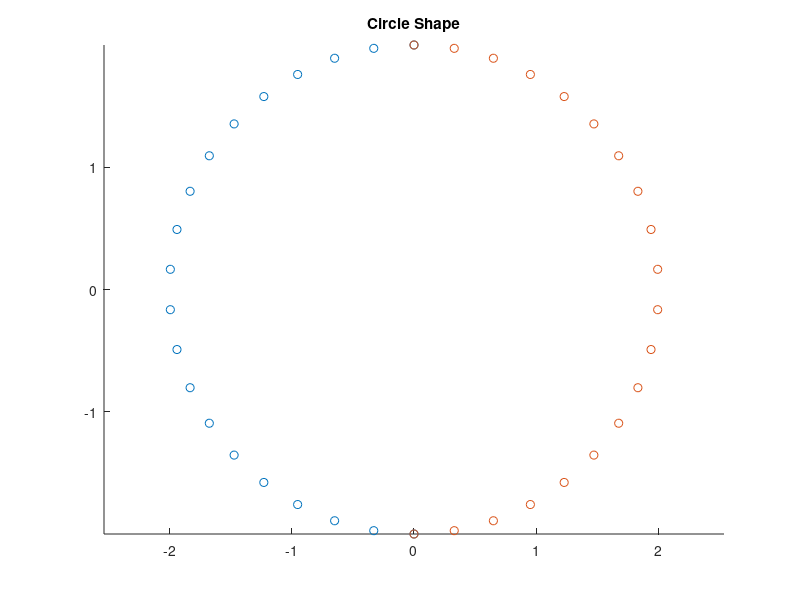

This figure's MATLAB source:
function CirclePointGenerator
clear
clc
clf
%filename
filename='circle'
%set value of geometric parameters
a=0.0;  %x-coordinate of circle centre
b=0.0;  %y-coordiante of circle centre
c=2.0;  %circle radius
%create the circle points (on  2 curves of 20 points each)
c1=linspace(-pi,0,20);
c2=linspace(pi,0,20);
x1=c*sin(c1);
y1=-c*cos(c1);
x2=c*sin(c2);
y2=c*cos(c2);
x1=x1+a;
x2=x2+a;
y1=y1+b;
y2=y2+b;
scatter(x1,y1)
axis equal
hold on
scatter(x2,y2)
title('Circle Shape')
%write .prf file (.prf)
append1='.prf'
prf_filename=[filename,'',append1];
fileID = fopen(prf_filename,'w');
formatSpec = '%7.4f  %7.4f \n';
for i=1:20
    fprintf(fileID,formatSpec,x1(i),y1(i));
end
for i=2:19
    fprintf(fileID,formatSpec,x2(i),y2(i));
end
fclose(fileID)




